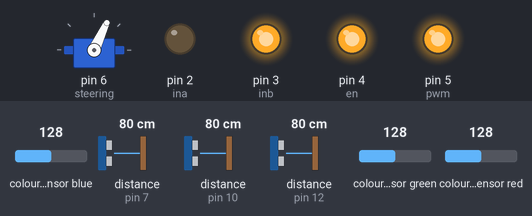
Simulated run of this sketch. Board: Arduino Nano, built with avr-gcc and run on an emulated ATmega328P. On the bench: servo, output pins drawn as LEDs (lit = HIGH). Wiring (inferred from the names in the program): 3 × ultrasonic range finder: trigger pin 8, echo pin 7 / trigger pin 9, echo pin 10 / trigger pin 11, echo pin 12; TCS3200 colour sensor: output A4; S2 A2; S3 A3; S0 A0; S1 A1. The test bench sets the inputs (shaded band); at power-on: distance to the obstacle (sensors on pin 12, pin 7, pin 10) 80 cm, colour sensor blue 128, colour sensor green 128, colour sensor red 128. The echo pulse lasts 58.3 µs per cm; pins used as bus, display or sensor lines are not drawn.

Above: at 3.2 s.
3.3 s: distance to the obstacle (sensor on pin 12) set to 2 cm
At 3.6 s:
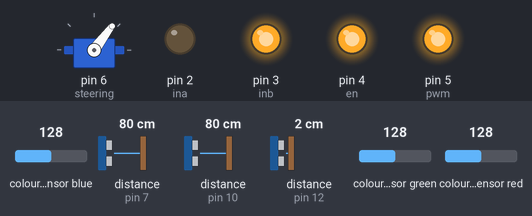
4.8 s: distance to the obstacle (sensor on pin 7) set to 2 cm
At 5.5 s:
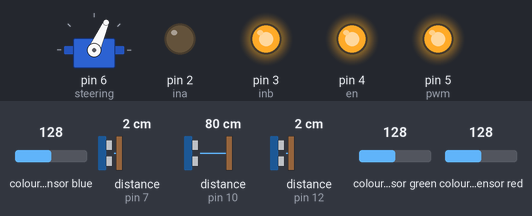
Timing chart, 0 to 13.8 s (numbered marks = the images above; inputs shaded):
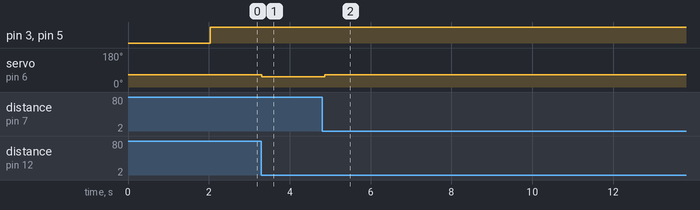

Measured:
- after the input at 4.8 s, servo on pin 6 (steering): 53° → 66° after 0.07 s, then repeats every 1.3 s: 65° 0.09 s, 66° 0.04 s, 65° 0.09 s, 66° 1.1 s

The sketch:

code.ino
```cpp
#include <Servo.h>
Servo steer;

#define ina 2
#define inb 3
#define en 4
#define pwm 5
#define steering 6
#define recho 7
#define rtrig 8
#define ctrig 9
#define cecho 10
#define ltrig 11
#define lecho 12
#define startbutton 13
#define s0 A0
#define s1 A1
#define s2 A2
#define s3 A3
#define out A4
#define cs A5
#define rgreen A7


int repeatstart = 1 ;
int repeatturn = 0 ;
int repeatMove = 0;
int reason = 0 ;
int data;
int turns=0;
int finalspeed=0;
int c ;
long newtime=0;
long movetime=0;
long vg=0;
long before=0;
long after=0;
int lastc=0;
int dontstop=0;
char col;


  float rdis;
  float cdis;
  float ldis;

void setup()
{
  pinMode(ina,OUTPUT);
  pinMode(inb,OUTPUT);
  pinMode(en,OUTPUT);
  pinMode(pwm,OUTPUT);
  pinMode(rtrig,OUTPUT);
  pinMode(recho,INPUT);
  pinMode(ctrig,OUTPUT);
  pinMode(cecho,INPUT);
  pinMode(ltrig,OUTPUT);
  pinMode(lecho,INPUT);
  pinMode(s0,OUTPUT);
  pinMode(s1,OUTPUT);
  pinMode(s2,OUTPUT);
  pinMode(s3,OUTPUT);
  pinMode(out,INPUT);
  steer.attach(steering);

  Serial.begin(9600);
  digitalWrite(en,1);
  digitalWrite(s0,1);
  digitalWrite(s1,0);
  forward(0,0);
  delay(2000);
}


void loop()
{
  //test ('u');
  start();
//    ultra();int r = rdis;int l = ldis;
//     c = (((r - l)*1)+lastc*2);if (c>30){c = 30 ;}if (c < -30){c = -30 ;}lastc=(r-l);
//  forward(100,c);

}


void start ()
{
    while ( repeatstart ==1 )
  {ultra();int r = rdis;int l = ldis;
  if (reason==2 || repeatturn==0){if (r > 100 && cdis < 90){repeatstart = 0 ;reason = 2 ;repeatturn=1;}}
  if (reason==4 || repeatturn==0){if ( l > 100 && cdis < 90 ){repeatstart = 0 ;reason = 4 ;repeatturn=1;}}
   c = (((r - l)*1)+lastc*2);if (c>20){c = 20 ;}if (c < -20){c = -20 ;}lastc=(r-l);
  forward(100,c);Stop();}
ultra();
if (cdis<50){newtime=newtime+1500;forward(0,0); delay (200); forward(-60,0); delay(550);forward(0,0); delay(200); }
while (cdis < 100){ultra(); Stop();if ( reason == 2 ){forward (100,100);}else if (reason == 4){forward (100,-100);}}
if ( reason == 2 ){Move (100,100,150);}else if (reason == 4){Move (100,-100,250);}


Move(100,0,500);
ultra();
if(reason==2){while(rdis>90){ultra();forward(100,0);}}
else if(reason==4){while(ldis>90){ultra();forward(100,0);}}
repeatstart =1;


}


int forward (int Speed, int dir){
    if(dir==0){steer.write(65);}
    else if(dir>0){int degree=map(dir, 1, 100, 65, 0);steer.write(degree);}
    else if(dir<0){int degree=map(dir, -1, -100, 65, 130);steer.write(degree);}
    if(Speed==0){finalspeed=0;}
    else if(Speed>0){finalspeed= map(Speed, 1, 100, 1, 255);digitalWrite(ina,0);digitalWrite(inb,1);}
    else if(Speed<0){finalspeed= map(Speed, -1, -100, 1, 255);digitalWrite(ina,1);digitalWrite(inb,0);}
    analogWrite(pwm,finalspeed);
}

void ultra(){
  digitalWrite(rtrig,0);
  delay(5);
  digitalWrite(rtrig,1);
  delayMicroseconds(10);
  digitalWrite(rtrig,0);
  float rT=pulseIn(recho,1,10000);
  rdis=rT*0.034/2;

  digitalWrite(ctrig,0);
  delay(5);
  digitalWrite(ctrig,1);
  delayMicroseconds(10);
  digitalWrite(ctrig,0);
  float cT=pulseIn(cecho,1,10000);
  cdis=cT*0.034/2;

  digitalWrite(ltrig,0);
  delay(5);
  digitalWrite(ltrig,1);
  delayMicroseconds(10);
  digitalWrite(ltrig,0);
  float lT=pulseIn(lecho,1,10000);
  ldis=lT*0.034/2;
  if(rdis==0){rdis=160;}if(cdis==0){cdis=160;}if(ldis==0){ldis=160;}
}

void color(){
   digitalWrite(s2,1);
   digitalWrite(s3,0);
   int W=pulseIn(out,0);
   if (W>800){col='o';}
   else{col='w';}
}

void test(char t){
  if(t=='c'){
   digitalWrite(s2,0);
   digitalWrite(s3,0);
   Serial.print("R= ");
   int R=pulseIn(out,0);
   Serial.print(R);

   digitalWrite(s2,1);
   digitalWrite(s3,1);
   Serial.print("     G= ");
   int G=pulseIn(out,0);
   Serial.print(G);

   digitalWrite(s2,0);
   digitalWrite(s3,1);
   Serial.print("     B= ");
   int B=pulseIn(out,0);
   Serial.print(B);

   digitalWrite(s2,1);
   digitalWrite(s3,0);
   Serial.print("     W= ");
   int W=pulseIn(out,0);
   Serial.println(W);
    if (W>800){Serial.println('O');col='o'; }
    else{Serial.println('W');col='w'; }
  }else if(t=='u')
  {
    ultra();
    Serial.print(ldis);
    Serial.print("      ");
    Serial.print(cdis);
    Serial.print("      ");
    Serial.println(rdis);
  }
}

void Move(int Sp, int Dir, int Tim){
  movetime=millis();
  while((millis()-movetime)<Tim){
  forward(Sp, Dir);
  Stop();}
}

void Stop(){
      color();
      ultra();
      if (rdis<15 && reason == 4)
      {dontstop=1;}else{dontstop=0;}
      if (col=='o' && ((millis()-newtime)>2500) && dontstop==0){
        turns++;
        newtime=millis();
      }
      if(turns>11)
      {
        if(reason==2){forward(100,70);delay(350);}else{forward(100,-100);delay(400);}
        forward(100,0);
        delay(1600);
        forward(0,0);
        delay(1000000);
      }


}

void readraspi(){
  vg=0;
for(int i=0; i<200; i++)
{
   vg=vg+analogRead(rgreen);
}
vg=vg/200;
}

void raspi(){
  readraspi();
    if(vg>200 && vg<530)
      {before=millis();
       while(vg>200 && vg<530){
        raspi();
         forward(60,-100);
       }
       after=millis();
       forward(60,-100);
       delay(100);
       ultra();
       while(rdis>20){ultra();forward(60,0);}
       forward(80,0);
       delay(200);
       forward(60,100);
       delay(after-before);

      }else{forward(0,0);}
}
```
